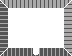

Below is a game level as drawn by its tile map, then a one-line description and the .tmx file that defines it, in full:
An orthogonal 9x7 tile map with 8x8 px tiles, 2 tile layers (RoomTiles, Creatures), 2 tilesets and 1 object (Teleport).

<map version="1.2" tiledversion="1.2.1" orientation="orthogonal" renderorder="right-down" width="9" height="7" tilewidth="8" tileheight="8" infinite="0" nextlayerid="7" nextobjectid="2">
 <properties>
  <property name="RoomCaption" value="Mayor's House" />
  <property name="RoomId" value="hometown-manor" />
 </properties>
 <tileset firstgid="1" source="Terrain.tsx" />
 <tileset firstgid="129" source="Items.tsx" />
 <layer id="3" name="RoomTiles" width="9" height="7">
  <data encoding="csv">
80,73,73,73,73,73,73,73,77,
76,4,4,4,4,4,4,4,74,
76,4,4,4,4,4,4,4,74,
76,4,4,4,4,4,4,4,74,
76,4,4,4,4,4,4,4,74,
76,4,4,4,4,4,4,4,74,
79,75,75,75,83,75,75,75,78
</data>
 </layer>
 <layer id="4" name="Creatures" width="9" height="7">
  <data encoding="csv">
0,0,0,0,0,0,0,0,0,
0,0,0,0,0,0,0,0,0,
0,0,0,0,0,0,0,0,0,
0,0,0,0,0,0,0,0,0,
0,0,0,0,0,0,0,0,0,
0,0,0,0,0,0,0,0,0,
0,0,0,0,0,0,0,0,0
</data>
 </layer>
 <objectgroup id="5" name="Events">
  <object id="1" name="manor-exit" type="Teleport" x="32" y="48" width="8" height="8">
   <properties>
    <property name="Column" type="int" value="26" />
    <property name="Prompt" value="Leave Manor?" />
    <property name="Room" value="hometown" />
    <property name="Row" type="int" value="8" />
   </properties>
  </object>
 </objectgroup>
 <objectgroup id="6" name="CreatureInstances" />
</map>